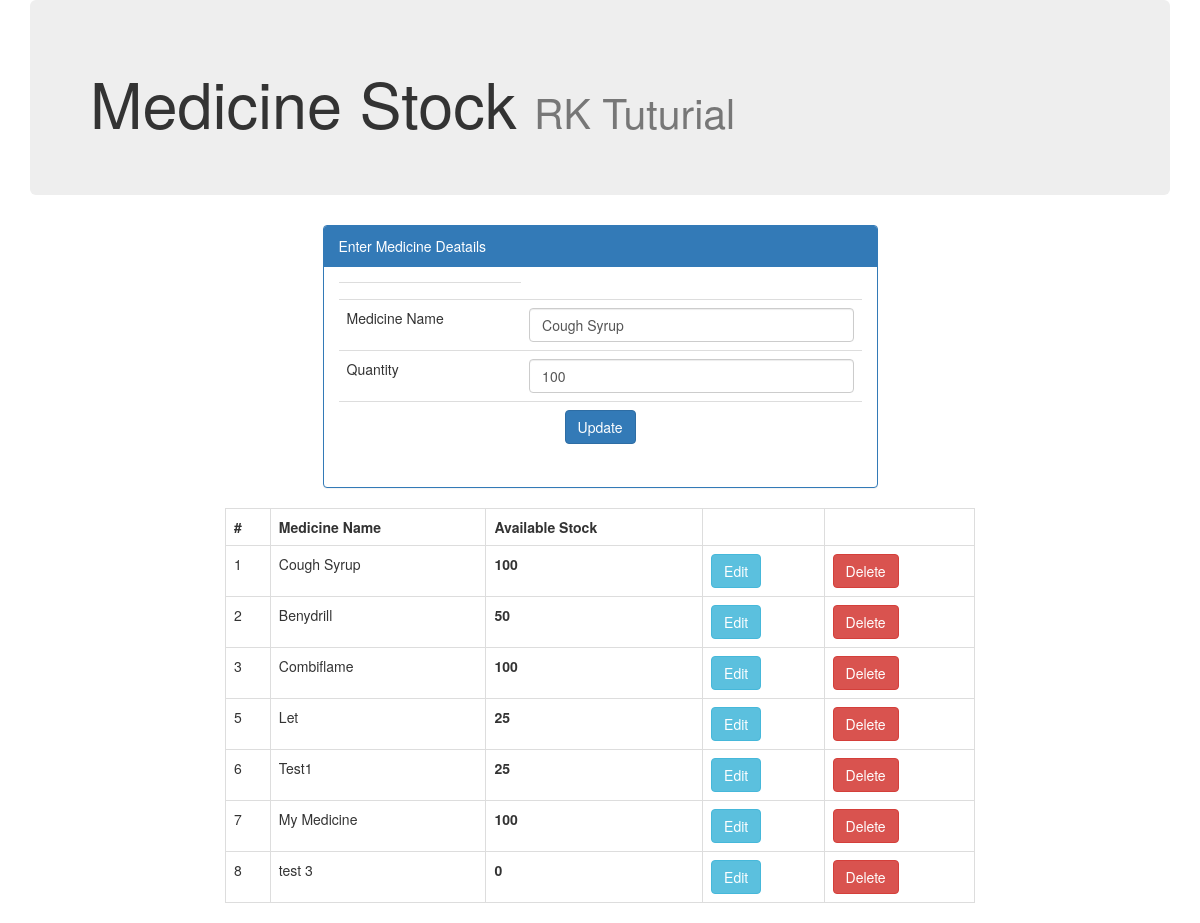
Screenshot of /index.php?update=1&id=1 with the database file from the repository.
### tables this page shows
CREATE TABLE `medicines` (
  `id` int(11) NOT NULL,
  `m_name` varchar(100) NOT NULL,
  `qty` int(10) NOT NULL,
  `date_1` timestamp(6) NULL DEFAULT NULL
);

### db.php (called while the page is built, shortened)
<?php
class Database
{
public function __construct(){
$this->con = mysqli_connect("localhost","root","root","test");
    }
}
?>

### action.php (called while the page is built, shortened)
<?php
include "db.php";
class DataOperation extends Database
{
public function fetch_record($table){
$sql = "SELECT * FROM ".$table;
$array = array();
$query = mysqli_query($this->con,$sql);
while($row = mysqli_fetch_assoc($query)){
$array[] = $row;
}
return $array;
}
public function select_record($table,$where){
$sql = "";
$condition = "";
foreach ($where as $key => $value) {
$condition .= $key . "='" . $value . "' AND ";
}
$condition = substr($condition, 0, -5);
$sql .= "SELECT * FROM ".$table." WHERE ".$condition;
$query = mysqli_query($this->con,$sql);
$row = mysqli_fetch_array($query);
return $row;
}
}
$obj = new DataOperation;
?>

### index.php (the view, shortened to what this page needs)
<?php
include "action.php";
?>
<!DOCTYPE html>
<html>
<head>
<link rel="stylesheet" href="https://maxcdn.bootstrapcdn.com/bootstrap/3.3.7/css/bootstrap.min.css">
<link rel="stylesheet" href="" type="text/css" />
</head>
<body>
<div class="container">
<div class="jumbotron">
<h1>Medicine Stock <small>RK Tuturial</small></h1>
</div>
</div>
<div class="container">
<div class="row">
<div class="col-md-3"></div>
<div class="col-md-6">
<div class="panel panel-primary">
<div class="panel-heading">Enter Medicine Deatails</div>
<div class="panel-body">
<?php
if(isset($_GET["update"])){
$id = $_GET["id"] ?? null;
$where = array("id"=>$id,);
$row = $obj->select_record("medicines",$where);
?>
<form method="post" action="action.php">
<table class="table table-hover">
<tr>
<td><input type="hidden" name="id" value="<?php echo $id; ?>"></td>
</tr>
<tr>
<td>Medicine Name</td>
<td><input type="text" class="form-control" value="<?php echo $row["m_name"]; ?>" name="name" placeholder="Enter Medicine name"></td>
</tr>
<tr>
<td>Quantity</td>
<td><input type="text" class="form-control" name="qty" value="<?php echo $row["qty"]; ?>" placeholder="Enter Quantity"></td>
</tr>
<tr>
<td colspan="2" align="center"><input type="submit" class="btn btn-primary" name="edit" value="Update"></td>
</tr>
</table>
</form>
<?php
}
?>
</div>
</div>
</div>
<div class="col-md-3"></div>
</div>
</div>
<div class="container">
<div class="row">
<div class="col-md-2"></div>
<div class="col-md-8">
<table class="table table-bordered">
<tr>
<th>#</th>
<th>Medicine Name</th>
<th>Available Stock</th>
<th>&nbsp;</th>
<th>&nbsp;</th>
</tr>
<?php
$myrow = $obj->fetch_record("medicines");
foreach ($myrow as $row) {
?>
<tr>
<td><?php echo $row["id"]; ?></td>
<td><?php echo $row["m_name"]; ?></td>
<td><b><?php echo $row["qty"]; ?></b></td>
<td><a href="index.php?update=1&id=<?php echo $row["id"]; ?>" class="btn btn-info">Edit</a></td>
<td><a href="action.php?delete=1&id=<?php echo $row["id"]; ?>" class="btn btn-danger">Delete</a></td>
</tr>
<?php
}
?>

### rows the page displays
medicines: name "Cough Syrup", qty "100", id "1", m_name "Cough Syrup"
medicines: id "2", m_name "Benydrill", qty "50"
medicines: id "3", m_name "Combiflame", qty "100"
medicines: id "5", m_name "Let", qty "25"
medicines: id "6", m_name "Test1", qty "25"
medicines: id "7", m_name "My Medicine", qty "100"
medicines: id "8", m_name "test 3", qty "0"
